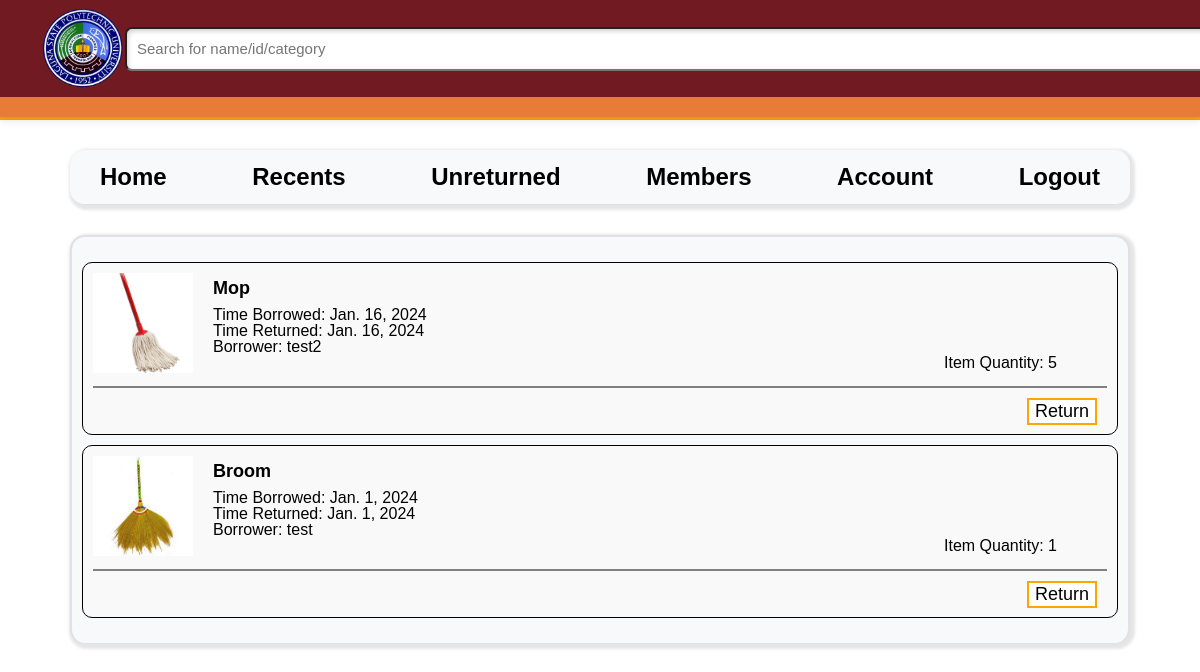
/admin_unreturned (signed in), run on an earlier commit of the app's database.
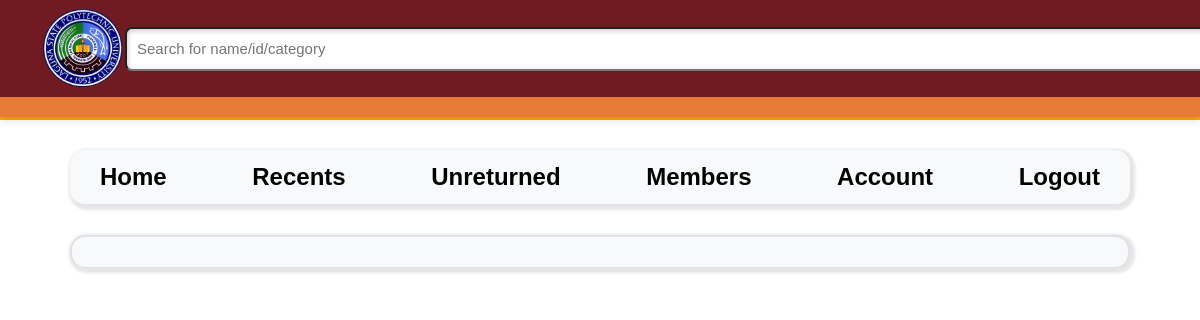
And on a later commit of the database.
### unreturned/models.py (models this page shows)
class Unreturned_Item(models.Model):
    item_borrowed = models.OneToOneField(Borrowed_Item, on_delete=models.CASCADE, null=True, blank=True)
    item_days_not_returned = models.IntegerField()

### recents/models.py (models this page shows, shortened)
class Borrowed_Item(models.Model):
    borrow_form_id = models.BigAutoField(primary_key = True, blank=True)
    item_stock = models.ForeignKey(Stock, on_delete=models.CASCADE, null=True, blank=True)
    item_quantity = models.IntegerField()
    item_returned = models.BooleanField()
    item_date_borrowed = models.DateField()
    item_date_returned = models.DateField(null = True, blank = True)
    item_borrower = models.ForeignKey(User, on_delete=models.CASCADE, null=True, blank=True)

### home/models.py (models this page shows, shortened)
class Stock(models.Model):
    item_information = models.OneToOneField(Item, on_delete=models.CASCADE, null=True, blank=True)
    item_total_quantity = models.IntegerField()
    item_current_quantity = models.IntegerField(null=True, blank=True)
    item_borrowed_quantity = models.IntegerField(null=True, blank=True)

class Item(models.Model):
    item_id = models.BigAutoField(primary_key = True)
    item_name = models.CharField(max_length = 128)
    item_category = models.ForeignKey(Category, on_delete=models.CASCADE)
    item_description = models.CharField(max_length = 256)
    item_photo = models.ImageField(blank = True, upload_to='item_photo')

### home/decorators.py (the view)
        def wrapper_func(request, *args, **kwargs):
            groups = []
            if request.user.groups.exists():
                groups = list(request.user.groups.values_list('name', flat=True)[:2])
            if any(group in allowed_roles for group in groups):
                return view_func(request, *args, **kwargs)
            else:
                return HttpResponse("You don't have permission to access this page.")

### unreturned/views.py (called while the page is built)
@allowed_users(allowed_roles=['Admin'])
def admin_unreturned(request):
    unreturned_items = Unreturned_Item.objects.all()
    return render(request, 'unreturned/admin_unreturned.html',
                {'unreturned_items': unreturned_items})

### templates/unreturned/admin_unreturned.html (shortened to what this page needs)
{% load static %}
<!DOCTYPE html>
<html>
    <head>
        <link rel="stylesheet" href="{% static 'unreturned/unreturnedadminstyle.css' %}">
    </head>
    <body>
        <header>
            <div class="logo left">
                <img src="static/unreturned/unreturnedadmin/LSPU.png" alt="Left Logo">
            </div>
            <div class="middle-section">
                <form method="GET" action="{% url 'search_items_admin' %}" class="search-form">
                    <input class="search-bar" type="text" name="q" value="{{ query }}" placeholder="Search for name/id/category">
                </form>
            </div>
        </header>
        <nav class="navbar navbar-expand-lg navbar-light bg-light">
            <div class="container">
                <a href="{% url 'admin_home' %}" class="navbar-brand">Home</a>
                    <a href="{% url 'admin_recents' %}" class="navbar-brand">Recents</a>
                    <a href="{% url 'admin_unreturned' %}" class="navbar-brand">Unreturned</a>
                    <a href="{% url 'members' %}" class="navbar-brand">Members</a>
                    <a href="{% url 'admin_userprofile' %}" class="navbar-brand">Account</a>
                    <a href="{% url 'logout' %}" class="navbar-brand">Logout</a>
            </div>
        </nav>
        <div id="mainForm" class="form">
        <div id="container" class="rounded_corners">
            {% for item in unreturned_items reversed %}
            <div id="wrapper">
                <div id="top">
                    <div id="left">
                        {% if item.item_borrowed.item_stock.item_information.item_photo %}
                            <img src="{{ item.item_borrowed.item_stock.item_information.item_photo.url }}" class="inventory_item">
                        {% endif %}
                    </div>
                    <div id="right">
                        <p id="item_name">{{ item.item_borrowed.item_stock.item_information.item_name }}</p>
                        <p id="item_details">
                            Time Borrowed: {{ item.item_borrowed.item_date_borrowed }}<br />
                            Time Returned: {{ item.item_borrowed.item_date_returned }}<br />
                            Borrower: {{ item.item_borrowed.item_borrower }}
                        </p>
                        <p id="item_quantity">Item Quantity: {{ item.item_borrowed.item_quantity }}</p>
                    </div>
                </div>
                <div class="recent-lines">
                    <div id="btn_con">
                        <button id="return_btn" class="rounded_corners">
                        <a href="{% url 'admin_return_item' item.id item.item_borrowed.item_stock.id %}">Return</a></button>
                    </div>
                </div>
            </div>
            {% endfor %}
    </div>
</div>
    </body>
</html>

### static/unreturned/unreturnedadminstyle.css (style rules this page uses)
html, body, div, span, object, iframe, h1, h2, h3, h4, h5, h6, p, blockquote, pre, abbr, address, cite, code, del, dfn, em, img, ins, kbd, q, samp, small, strong, sub, sup, var, b, i, dl, dt, dd, ol, ul, li, fieldset, form, label, legend, table, caption, tbody, tfoot, thead, tr, th, td, article, aside, canvas, details, figcaption, figure, footer, header, hgroup, menu, nav, section, summary, time, mark, audio, video { margin:0; padding:0; border:0; outline:0; font-size:100%; vertical-align:baseline; background:transparent; }
body { line-height:1; }
article,aside,details,figcaption,figure, footer,header,hgroup,menu,nav,section { display:block; }
a { margin:0; padding:0; font-size:100%; vertical-align:baseline; background:transparent; }
input, select { vertical-align:middle; }
body { line-height:1; line-height:1; height: 100%; width : 100%; min-height : 100vh; background: rgb(255, 255, 255); margin: 0; overflow-x: hidden; overflow-y : scroll; font-family: Arial, sans-serif; padding-top: 100px; }
header { display: flex; flex-direction: row; justify-content: space-between; background-color: rgb(113,26,33); padding: 5px; border-bottom: 20px solid rgb(230,124,55); box-shadow: 0 4px 8px rgba(0, 0, 0, 0.1); z-index: 1000; position: fixed; top: 0; right: 0; left: 0; }
.logo.left { width: 100px; display: flex; align-items: center; margin-left: 10px; flex-shrink: 0; }
.logo.left img { width: 135px; margin-right: auto; }
.middle-section { flex: 1; margin-left: 10px; margin-right: 10px; display: flex; align-items: center; }
.search-form { display: flex; }
.search-bar { flex: 1!important; height: 20px!important; padding: 10px!important; border-radius: 7px!important; outline: none!important; background-color: white!important; color: #000000!important; font-size: 15px!important; box-shadow: inset 1px 2px 5px rgba(0, 0, 0, 0.2)!important; }
.search-bar::placeholder { font-family: Arial, Helvetica, sans-serif!important; font-size: 15px!important; }
input[name="q"] { width: 1060px; height: 300px; padding: 6px; font-size: 16px; border-radius: 7px; margin-right: 14px; }
nav { background-color: #f8f9fa; padding: 15px 0; border-bottom: 1px solid #dee2e6; box-shadow: 2px 2px 3px 3px rgba(0, 0, 0, 0.1); margin: 30px 70px 0; border-radius: 15px; }
.container, .recent-container { display: flex; justify-content: space-between; }
.navbar-brand { color: black; font-weight: bold; font-size: 1.5rem; margin-right: 30px; margin-left: 30px; text-decoration: none; position: relative; transition: color 0.3s ease, font-weight 0.3s ease; }
.navbar-brand::before { content: ''; position: absolute; width: 100%; height: 2px; bottom: 0; left: 0; background-color: firebrick; visibility: hidden; transform: scaleX(0); transition: all 0.3s ease; }
.form { background-color: #f8f9fa; padding: 15px 0; border: 2px solid #dee2e6; border-bottom: 1px solid #dee2e6; box-shadow: 2px 2px 3px 3px rgba(0, 0, 0, 0.1); margin: 30px 70px 0; border-radius: 15px; }
a { text-decoration: none; color: black; }

What changed in the data, as far as the page shows it:
removed Unreturned_Item: item_borrowed.item_stock.item_information.item_photo (picture), item_borrowed.item_stock.item_information.item_name "Mop", item_borrowed.item_date_borrowed "Jan. 16, 2024", item_borrowed.item_date_returned "Jan. 16, 2024", item_borrowed.item_borrower "test2", item_borrowed.item_quantity "5"
removed Unreturned_Item: item_borrowed.item_stock.item_information.item_photo (picture), item_borrowed.item_stock.item_information.item_name "Broom", item_borrowed.item_date_borrowed "Jan. 1, 2024", item_borrowed.item_date_returned "Jan. 1, 2024", item_borrowed.item_borrower "test", item_borrowed.item_quantity "1"
